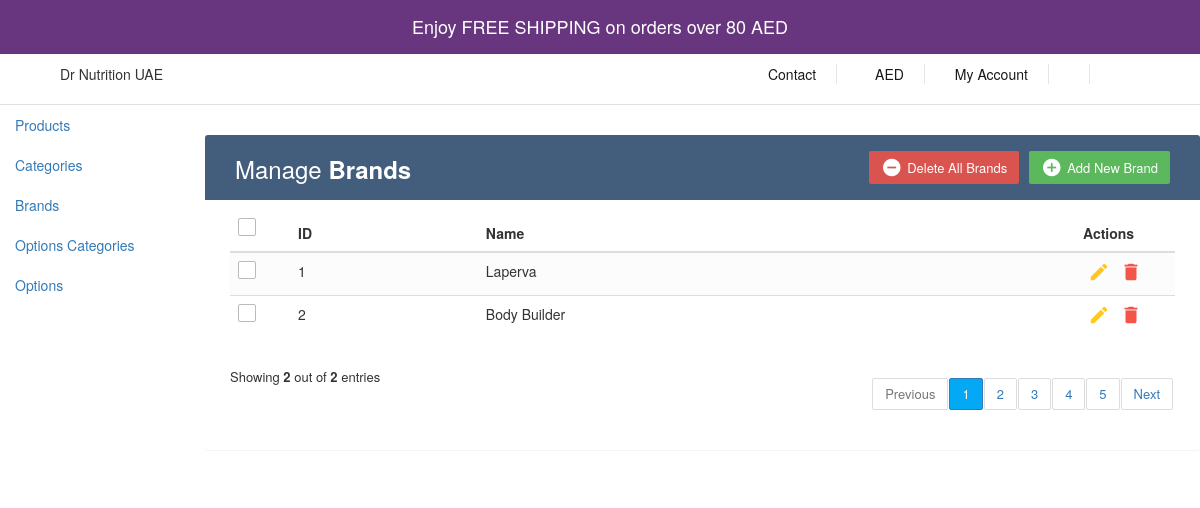
Before: /admin/brands.php with the older database file.
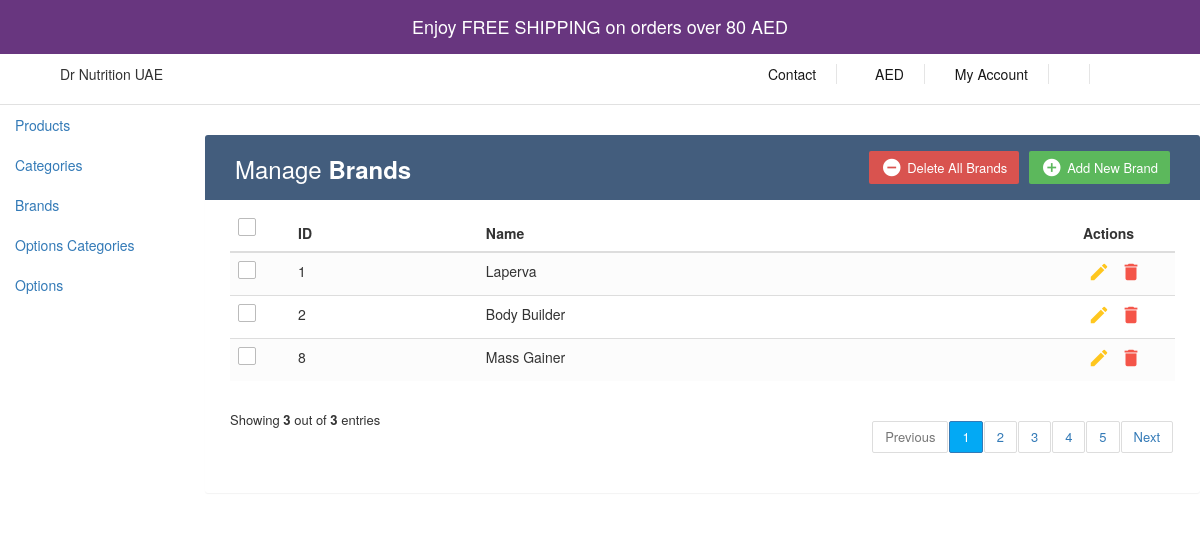
After: the same page with the newer database file.
### tables this page shows
CREATE TABLE `brands` (
  `brand_id` int(11) NOT NULL,
  `brand_name` varchar(255) NOT NULL
);

### product.php (called while the page is built, shortened)
<?php
class Brand{
    private $conn;
    public function __construct($db) {
        $this->conn = $db;
    }
public function getAllBrands() {
    $query = "SELECT * FROM brands";
    $result = $this->conn->query($query);
        $brands = [];
        $count=0;
        if ($result->num_rows > 0) {
            while ($row = $result->fetch_assoc()) {
                $brands[] = $row;
                $count++;
            }
        }
        return ['brands' => $brands, 'count' => $count];
}
}
?>

### admin/brands.php (the view, shortened to what the changed rows need)
<?php
require '../product.php';
$conn = new mysqli("localhost", "root", "", "logindb");
$brand = new Brand($conn);
?>
<!DOCTYPE html>
<html lang="en">
<head>
<link rel="stylesheet" href="../css/all.css">
<link rel="stylesheet" href="https://maxcdn.bootstrapcdn.com/font-awesome/4.7.0/css/font-awesome.min.css">
<link rel="stylesheet" href="https://maxcdn.bootstrapcdn.com/bootstrap/3.3.7/css/bootstrap.min.css">
<link rel="stylesheet" href="https://cdnjs.cloudflare.com/ajax/libs/font-awesome/5.15.3/css/all.min.css" />
<body>
	<div class="row">
			<main class="col-md-9 ms-sm-auto col-lg-10 px-md-4">
        	<div class="table-wrapper">
            <div class="table-title">
                <div class="row">
                    <div class="col-sm-6">
						<h2>Manage <b>Brands</b></h2>
					</div>
                </div>
            </div>
            <table class="table table-striped table-hover">
                <thead>
                    <tr>
						<th>
							<span class="custom-checkbox">
								<label for="selectAll"></label>
							</span>
						</th>
                        <th>ID</th>
                        <th>Name</th>
                        <th>Actions</th>
                    </tr>
                </thead>
                <tbody>
                    <?php
                    $brandData = $brand->getAllBrands();
                    $allBrands = $brandData['brands'];
                    $brandCount = $brandData['count'];
                    foreach ($allBrands as $brand){
						echo '<tr id="' .$brand['brand_id']. '">';
						echo '<td>';
                        echo '<span class="custom-checkbox">';
								echo '<label for="checkbox'.$brand['brand_id'].'"></label>';
							echo '</span>';
						echo '</td>';
                        echo '<td>'.$brand['brand_id'].'</td>' ;
                        echo'<td>'.$brand['brand_name'].'</td>';
						echo '<td>';
                            echo '<a href="brands.php?showEditModal=1&id='.$brand['brand_id'].'" data-id="'.$brand['brand_id'].'" class="edit" data-toggle="modal"><i class="material-icons" data-toggle="tooltip" title="Edit">&#xE254;</i></a>';
                            echo '<a href="brands.php?showDeleteModal=1&id='.$brand['brand_id'].'"class="delete" data-toggle="modal"><i class="material-icons" data-toggle="tooltip" title="Delete">&#xE872;</i></a>';
                        echo '</td>';
                    echo '</tr>';
                    }
                    ?>
                </tbody>
            </table>
			<div class="clearfix">
                <div class="hint-text">Showing <b><?php echo $brandCount?></b> out of <b><?php echo $brandCount?></b> entries</div>
            </div>
        </div>
		</main>
    </div>
</body>
</html>

Changed rows visible on the page:
added brands: brand_id "8", brand_name "Mass Gainer"
Other visible differences:
$brandCount: "2" → "3"
